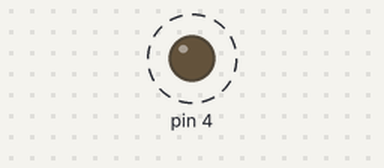
This sketch was run on a simulated Arduino Uno, built with avr-gcc and run on an emulated ATmega328P. Parts: output pins drawn as LEDs (lit = HIGH). Dashed ring = blinking.

Above: at 0.5 s.
Timing chart, 0 to 4.6 s (numbered marks = the images above):
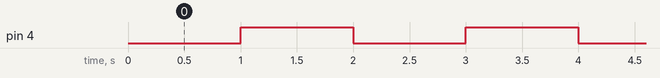

Measured:
- by itself, pin 4: alternates HIGH for 1.0 s and LOW for 1.0 s, 20 changes in all, then stays LOW

The sketch:

Lab3_1.ino
```cpp
unsigned int a;
void setup() {
  a=0;
  pinMode(4,OUTPUT);
  digitalWrite(4,LOW);
}

void loop() {

  if(a<10)
  {
    a++;
    digitalWrite(4,LOW);
    delay(1000);
    digitalWrite(4,HIGH);
    delay(1000);
  }
  else{
    digitalWrite(4,LOW);
  }
}
```
